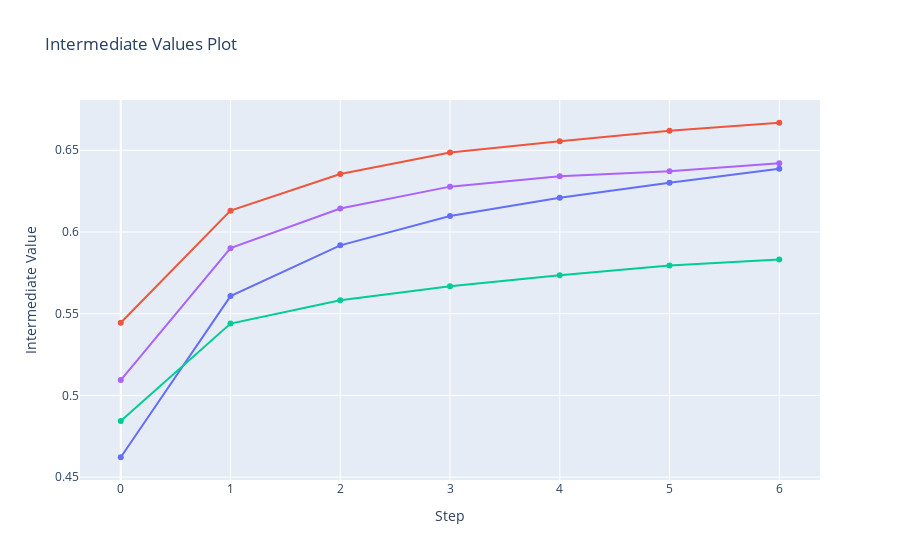

Write notebook code for a chart like this one.
### Code cell
import plotly
optuna.visualization.plot_intermediate_values(study)

### Figure 1 — Plotly figure (JSON) as saved in the notebook; plotly's stock layout.template omitted (floating-point values rounded to 4 significant figures)
{"data": [{"marker": {"maxdisplayed": 10}, "mode": "lines+markers", "name": "Trial0", "type": "scatter", "x": [0, 1, 2, 3, 4, 5, 6], "y": [0.4622, 0.5608, 0.5918, 0.6098, 0.621, 0.6302, 0.6387]}, {"marker": {"maxdisplayed": 10}, "mode": "lines+markers", "name": "Trial1", "type": "scatter", "x": [0, 1, 2, 3, 4, 5, 6], "y": [0.5444, 0.6131, 0.6355, 0.6486, 0.6555, 0.662, 0.6669]}, {"marker": {"maxdisplayed": 10}, "mode": "lines+markers", "name": "Trial2", "type": "scatter", "x": [0, 1, 2, 3, 4, 5, 6], "y": [0.4843, 0.5439, 0.5582, 0.5668, 0.5735, 0.5795, 0.5832]}, {"marker": {"maxdisplayed": 10}, "mode": "lines+markers", "name": "Trial3", "type": "scatter", "x": [0, 1, 2, 3, 4, 5, 6], "y": [0.5094, 0.5901, 0.6144, 0.6278, 0.6341, 0.6372, 0.6421]}], "layout": {"showlegend": false, "title": {"text": "Intermediate Values Plot"}, "xaxis": {"title": {"text": "Step"}}, "yaxis": {"title": {"text": "Intermediate Value"}}}}
